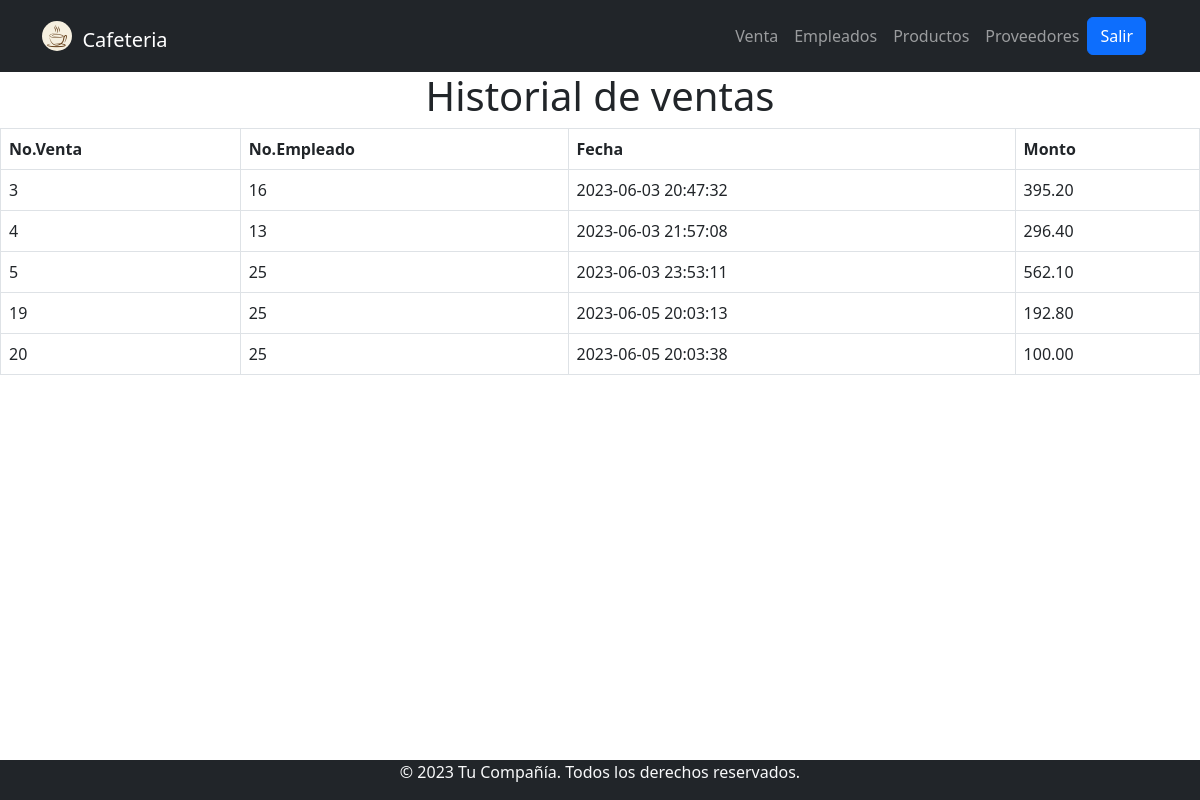
Screenshot of /Index5.php with the database file from the repository.
### tables this page shows
CREATE TABLE `Ventas` (
  `idVenta` int NOT NULL,
  `idEmpleado` int NOT NULL,
  `fechaVenta` datetime NOT NULL,
  `Total` decimal(10,2) NOT NULL
);

### www/Index5.php (the view, shortened to what this page needs)
<?php include 'Model/conexion.php'; ?>
<?php include 'Template/header.php'; ?>
<div class="text-center">
    <H1>Historial de ventas</H1>
</div>
            <table class="table table-bordered">
                <thead>
                    <th>No.Venta</th>
                    <th>No.Empleado</th>
                    <th>Fecha</th>
                    <th>Monto</th>
                </thead>
                <tbody>
                    <?php
                        $query ="SELECT idVenta, idEmpleado, fechaVenta, Total FROM Ventas";
                        $select_productos = mysqli_query($conn, $query);
                        while($row = mysqli_fetch_array($select_productos)){
                    ?>
                    <tr>
                        <td><?php  echo $row['idVenta'] ?></td>
                        <td><?php  echo $row['idEmpleado']?></td>
                        <td><?php  echo $row['fechaVenta']?></td>
                        <td><?php  echo $row['Total']?></td>
                    </tr>
                    <?php  } ?>
                </tbody>
            </table>
<?php include 'template/footer.php'; ?>

### rows the page displays
ventas: idVenta "3", idEmpleado "16", fechaVenta "2023-06-03 20:47:32", Total "395.20"
ventas: idVenta "4", idEmpleado "13", fechaVenta "2023-06-03 21:57:08", Total "296.40"
ventas: idVenta "5", idEmpleado "25", fechaVenta "2023-06-03 23:53:11", Total "562.10"
ventas: idVenta "19", idEmpleado "25", fechaVenta "2023-06-05 20:03:13", Total "192.80"
ventas: idVenta "20", idEmpleado "25", fechaVenta "2023-06-05 20:03:38", Total "100.00"
